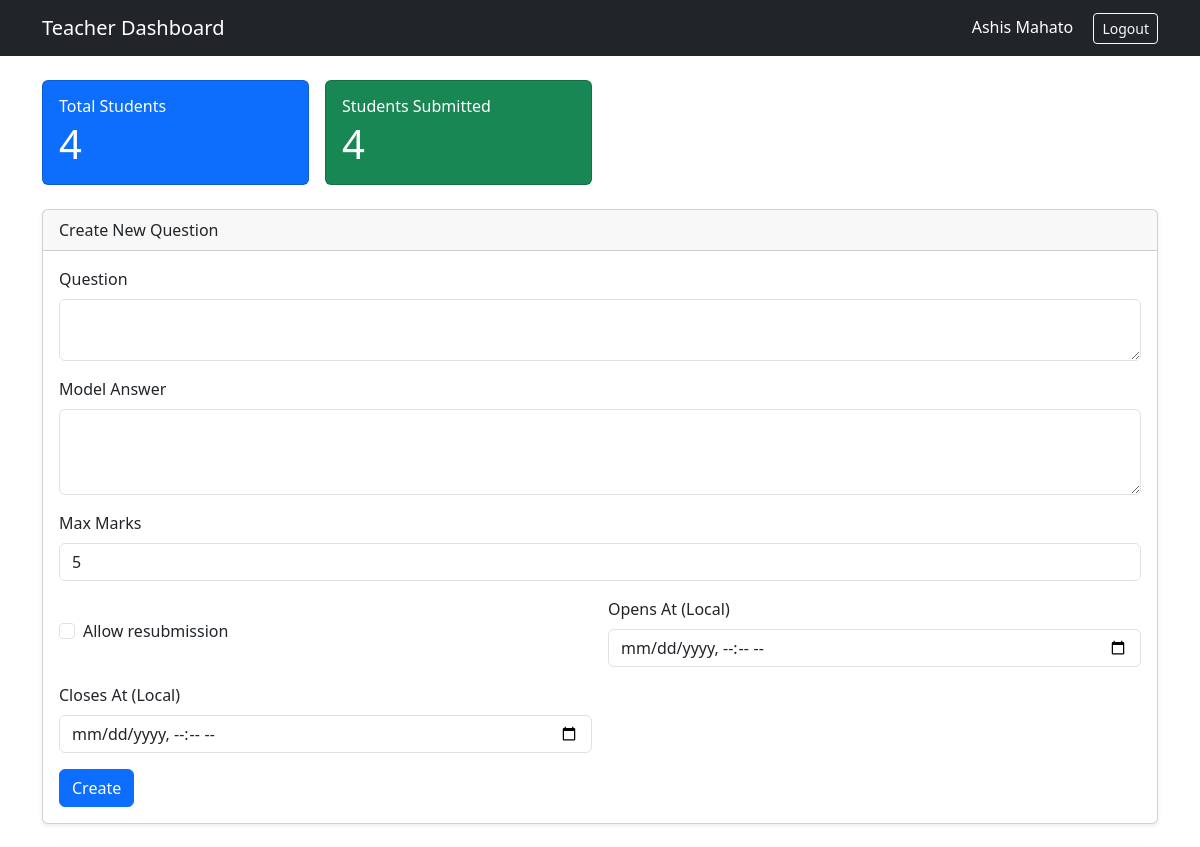
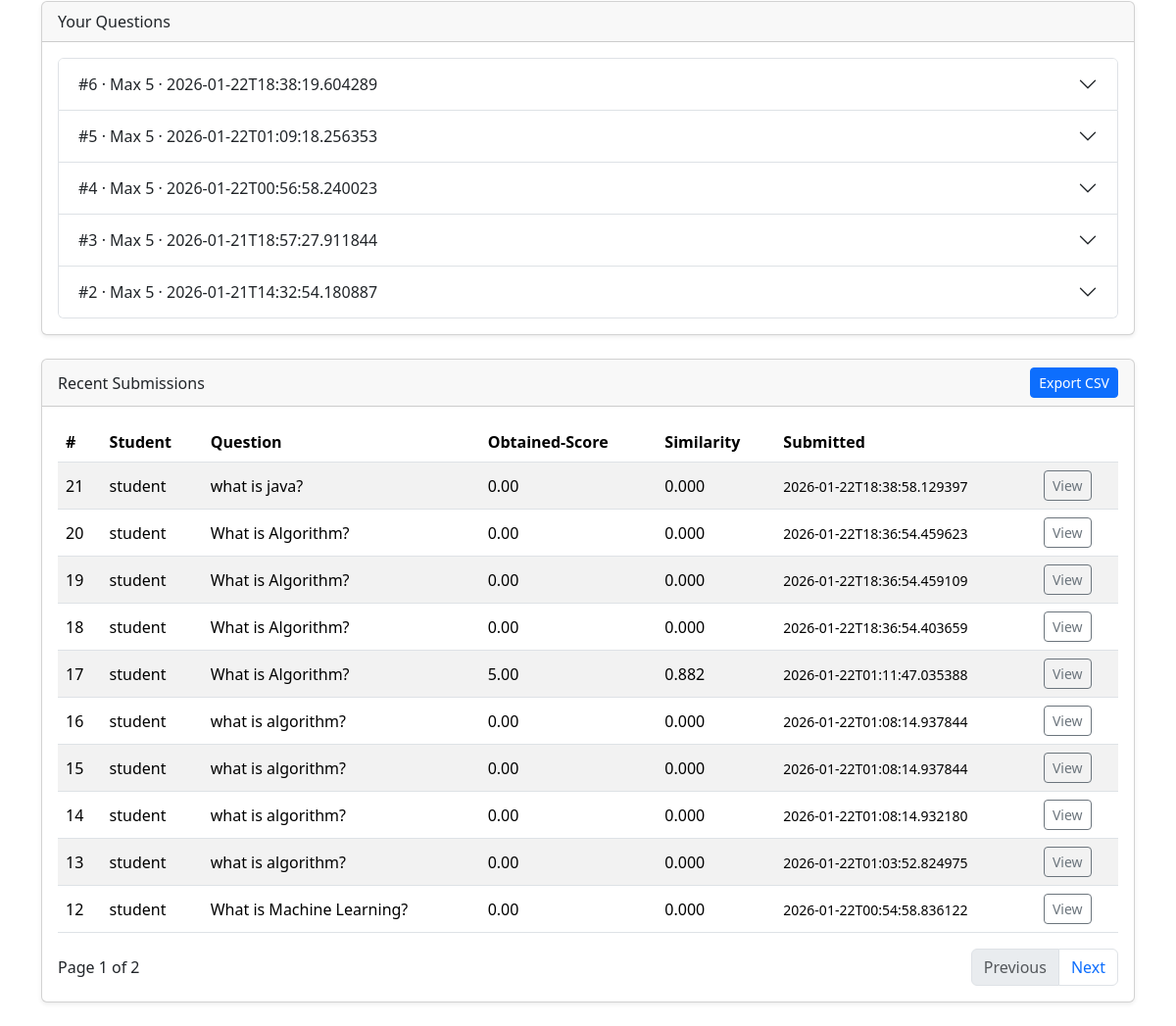
The page /teacher/dashboard (signed in) on the database its author committed (2 pictures, top to bottom).
### tables this page shows
CREATE TABLE questions (
        id INTEGER PRIMARY KEY AUTOINCREMENT,
        teacher_id INTEGER,
        question_text TEXT,
        model_answer TEXT,
        max_marks INTEGER,
        created_at TEXT, allow_resubmission INTEGER DEFAULT 0, deadline_at TEXT, open_at TEXT, close_at TEXT,
        FOREIGN KEY (teacher_id) REFERENCES teachers(id)
    );

CREATE TABLE submissions (
        id INTEGER PRIMARY KEY AUTOINCREMENT,
        question_id INTEGER,
        student_id INTEGER,
        answer_text TEXT,
        marks_obtained REAL,
        similarity REAL,
        submitted_at TEXT,
        FOREIGN KEY (question_id) REFERENCES questions(id),
        FOREIGN KEY (student_id) REFERENCES students(id)
    );

CREATE TABLE students (
        id INTEGER PRIMARY KEY AUTOINCREMENT,
        name TEXT,
        email TEXT UNIQUE,
        password TEXT
    );

### app.py (the view)
@app.route('/teacher/dashboard', methods=['GET'])
def teacher_dashboard():
    if session.get('role') != 'teacher':
        return redirect(url_for('index'))
    teacher_id = session.get('teacher_id')
    teacher_name = session.get('teacher_name')
    conn = init_db()
    cur = conn.cursor()
    cur.execute('SELECT id, question_text, model_answer, max_marks, created_at, allow_resubmission, open_at, close_at FROM questions WHERE teacher_id = ? ORDER BY id DESC', (teacher_id,))
    questions = cur.fetchall()
    now = datetime.now()
    for q in questions:
        qid = q[0]
        close_at = q[7]
        if close_at:
            try:
                if now >= datetime.fromisoformat(close_at):
                    cur2 = conn.cursor()
                    cur2.execute('SELECT id FROM students WHERE id NOT IN (SELECT student_id FROM submissions WHERE question_id = ?)', (qid,))
                    missing = cur2.fetchall()
                    for row in missing:
                        sid = row[0]
                        cur2.execute('INSERT OR IGNORE INTO submissions (question_id, student_id, answer_text, marks_obtained, similarity, submitted_at) VALUES (?, ?, ?, ?, ?, ?)', (qid, sid, '', 0.0, 0.0, datetime.now().isoformat()))
                    conn.commit()
            except Exception:
                pass
    cur.execute('SELECT COUNT(*) FROM students')
    student_count = cur.fetchone()[0]
    cur.execute('SELECT COUNT(DISTINCT s.student_id) FROM submissions s JOIN questions q ON s.question_id = q.id WHERE q.teacher_id = ?', (teacher_id,))
    submitted_student_count = cur.fetchone()[0]
    try:
        page = int(request.args.get('page', 1))
    except (TypeError, ValueError):
        page = 1
    if page < 1:
        page = 1
    per_page = 10
    offset = (page - 1) * per_page
    cur.execute('''
        SELECT COUNT(*)
        FROM submissions s
        JOIN questions q ON s.question_id = q.id
        WHERE q.teacher_id = ?
    ''', (teacher_id,))
    total_count = cur.fetchone()[0]
    total_pages = (total_count + per_page - 1) // per_page if total_count else 1
    cur.execute('''
        SELECT s.id, st.name, q.question_text, s.marks_obtained, s.similarity, s.submitted_at
        FROM submissions s
        JOIN students st ON s.student_id = st.id
        JOIN questions q ON s.question_id = q.id
        WHERE q.teacher_id = ?
        ORDER BY s.id DESC
        LIMIT ? OFFSET ?
    ''', (teacher_id, per_page, offset))
    submissions = cur.fetchall()
    conn.close()
    return render_template(
        'teacher_dashboard.html',
        teacher_name=teacher_name,
        questions=questions,
        student_count=student_count,
        submitted_student_count=submitted_student_count,
        submissions=submissions,
        page=page,
        total_pages=total_pages
    )

### app.py (called while the page is built)
def init_db():
    conn = sqlite3.connect('results.db')
    return conn

### templates/teacher_dashboard.html (shortened to what this page needs)
<!DOCTYPE html>
<html lang="en">
<head>
  <link rel="stylesheet" href="https://cdn.jsdelivr.net/npm/bootstrap@5.3.2/dist/css/bootstrap.min.css">
</head>
<body>
  <nav class="navbar navbar-expand-lg navbar-dark bg-dark">
    <div class="container">
      <a class="navbar-brand" href="#">Teacher Dashboard</a>
      <div class="ms-auto text-white">
        {{ teacher_name }}
        <a class="btn btn-outline-light btn-sm ms-3" href="{{ url_for('logout') }}">Logout</a>
      </div>
    </div>
  </nav>
  <div class="container py-4">
    <div class="row g-3 mb-4">
      <div class="col-md-3">
        <div class="card text-bg-primary">
          <div class="card-body">
            <h6 class="card-title mb-1">Total Students</h6>
            <div class="display-6">{{ student_count }}</div>
          </div>
        </div>
      </div>
      <div class="col-md-3">
        <div class="card text-bg-success">
          <div class="card-body">
            <h6 class="card-title mb-1">Students Submitted</h6>
            <div class="display-6">{{ submitted_student_count }}</div>
          </div>
        </div>
      </div>
    </div>
    <div class="card shadow-sm mb-4">
      <div class="card-header">Create New Question</div>
      <div class="card-body">
        <form method="post" action="{{ url_for('create_question') }}">
          <div class="mb-3">
            <label class="form-label">Question</label>
            <textarea class="form-control" name="question_text" rows="2" required></textarea>
          </div>
          <div class="mb-3">
            <label class="form-label">Model Answer</label>
            <textarea class="form-control" name="model_answer" rows="3" required></textarea>
          </div>
          <div class="mb-3">
            <label class="form-label">Max Marks</label>
            <input type="number" class="form-control" name="max_marks" min="1" value="5" required />
          </div>
          <div class="row g-3 mb-3">
            <div class="col-md-6 d-flex align-items-center">
              <div class="form-check">
                <input class="form-check-input" type="checkbox" id="allow_resubmission_new" name="allow_resubmission">
                <label class="form-check-label" for="allow_resubmission_new">Allow resubmission</label>
              </div>
            </div>
            <div class="col-md-6">
              <label class="form-label">Opens At (Local)</label>
              <input type="datetime-local" class="form-control" name="open_at">
            </div>
            <div class="col-md-6">
              <label class="form-label">Closes At (Local)</label>
              <input type="datetime-local" class="form-control" name="close_at">
            </div>
          </div>
          <button class="btn btn-primary" type="submit">Create</button>
        </form>
      </div>
    </div>
    <div class="card shadow-sm mb-4">
      <div class="card-header">Your Questions</div>
      <div class="card-body">
        {% if questions %}
          <div class="accordion" id="questionsAccordion">
            {% for q in questions %}
              <div class="accordion-item">
                <h2 class="accordion-header" id="heading{{ q[0] }}">
                  <button class="accordion-button collapsed" type="button" data-bs-toggle="collapse" data-bs-target="#collapse{{ q[0] }}">
                    #{{ q[0] }} · Max {{ q[3] }} · {{ q[4] }}
                  </button>
                </h2>
              </div>
            {% endfor %}
          </div>
        {% else %}
          <p class="text-muted mb-0">No questions yet.</p>
        {% endif %}
      </div>
    </div>
    <div class="card shadow-sm">
      <div class="card-header d-flex justify-content-between align-items-center">
        <span>Recent Submissions</span>
        <a class="btn btn-sm btn-primary" href="{{ url_for('export_teacher_csv') }}">Export CSV</a>
      </div>
      <div class="card-body table-responsive">
        {% if submissions %}
          <table class="table table-striped align-middle">
            <thead>
              <tr>
                <th>#</th>
                <th>Student</th>
                <th>Question</th>
                <th>Obtained-Score</th>
                <th>Similarity</th>
                <th>Submitted</th>
                <th></th>
              </tr>
            </thead>
            <tbody>
              {% for s in submissions %}
                <tr>
                  <td>{{ s[0] }}</td>
                  <td>{{ s[1] }}</td>
                  <td class="text-truncate" style="max-width: 360px;">{{ s[2] }}</td>
                  <td>{{ '%.2f'|format(s[3]) }}</td>
                  <td>{{ '%.3f'|format(s[4]) }}</td>
                  <td><small>{{ s[5] }}</small></td>
                  <td>
                    <a class="btn btn-sm btn-outline-secondary" href="{{ url_for('teacher_submission_detail', submission_id=s[0]) }}">View</a>
                  </td>
                </tr>
              {% endfor %}
            </tbody>
          </table>
          {% if total_pages and total_pages > 1 %}
            <div class="d-flex justify-content-between align-items-center">
              <div>Page {{ page }} of {{ total_pages }}</div>
              <nav>
                <ul class="pagination mb-0">
                  <li class="page-item {% if page <= 1 %}disabled{% endif %}">
                    <a class="page-link" href="{{ url_for('teacher_dashboard', page=page-1) }}">Previous</a>
                  </li>
                  <li class="page-item {% if page >= total_pages %}disabled{% endif %}">
                    <a class="page-link" href="{{ url_for('teacher_dashboard', page=page+1) }}">Next</a>
                  </li>
                </ul>
              </nav>
            </div>
          {% endif %}
        {% else %}
          <p class="text-muted mb-0">No submissions yet.</p>
        {% endif %}
      </div>
    </div>
  </div>
</body>
</html>

### rows shown on the page
questions: id "6", max_marks "5", created_at "2026-01-22T18:38:19.604289"
questions: id "5", max_marks "5", created_at "2026-01-22T01:09:18.256353"
questions: id "4", max_marks "5", created_at "2026-01-22T00:56:58.240023"
questions: id "3", max_marks "5", created_at "2026-01-21T18:57:27.911844"
questions: id "2", max_marks "5", created_at "2026-01-21T14:32:54.180887"
submissions: id "21", name "student", question_text "what is java?", marks_obtained "0.00", similarity "0.000", submitted_at "2026-01-22T18:38:58.129397"
submissions: id "20", name "student", question_text "What is Algorithm?", marks_obtained "0.00", similarity "0.000", submitted_at "2026-01-22T18:36:54.459623"
submissions: id "19", name "student", question_text "What is Algorithm?", marks_obtained "0.00", similarity "0.000", submitted_at "2026-01-22T18:36:54.459109"
submissions: id "18", name "student", question_text "What is Algorithm?", marks_obtained "0.00", similarity "0.000", submitted_at "2026-01-22T18:36:54.403659"
submissions: id "17", name "student", question_text "What is Algorithm?", marks_obtained "5.00", similarity "0.882", submitted_at "2026-01-22T01:11:47.035388"
submissions: id "16", name "student", question_text "what is algorithm?", marks_obtained "0.00", similarity "0.000", submitted_at "2026-01-22T01:08:14.937844"
submissions: id "15", name "student", question_text "what is algorithm?", marks_obtained "0.00", similarity "0.000", submitted_at "2026-01-22T01:08:14.937844"
submissions: id "14", name "student", question_text "what is algorithm?", marks_obtained "0.00", similarity "0.000", submitted_at "2026-01-22T01:08:14.932180"
submissions: id "13", name "student", question_text "what is algorithm?", marks_obtained "0.00", similarity "0.000", submitted_at "2026-01-22T01:03:52.824975"
submissions: id "12", name "student", question_text "What is Machine Learning?", marks_obtained "0.00", similarity "0.000", submitted_at "2026-01-22T00:54:58.836122"

### other values the page prints
{{ teacher_name }} "Ashis Mahato"
{{ student_count }} "4"
{{ submitted_student_count }} "4"
{{ page }} "1"
{{ total_pages }} "2"
